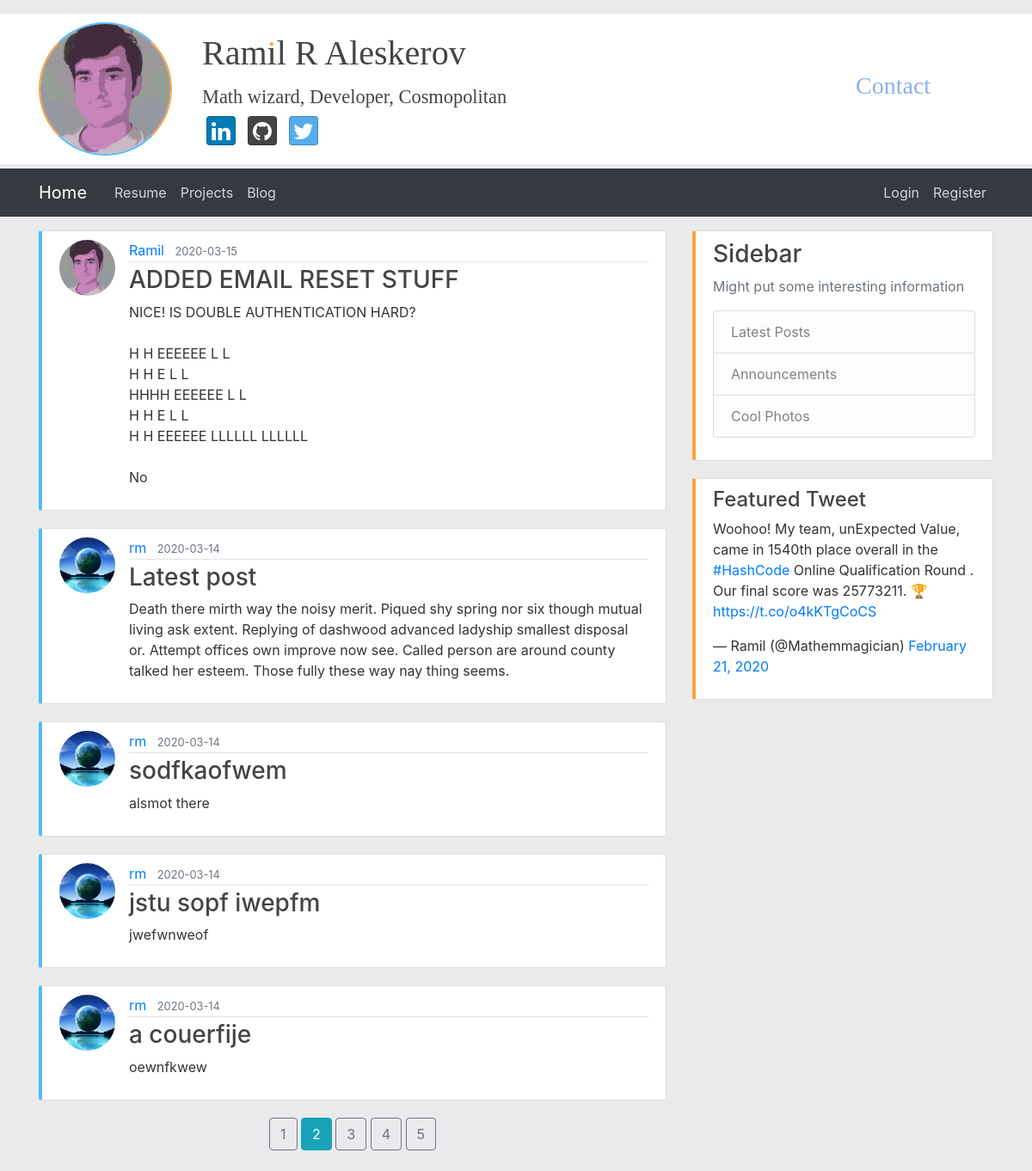
Page /blog?page=2 on the committed database.
### flaskblog/models.py (models this page shows, shortened)
class Post(db.Model):
    id = db.Column(db.Integer, primary_key=True)
    title = db.Column(db.String(100), nullable=False)
    date_posted = db.Column(db.DateTime, nullable=False, default=datetime.utcnow)
    content = db.Column(db.Text, nullable=False)
    user_id = db.Column(db.Integer, db.ForeignKey('user.id'), nullable=False)

class User(db.Model, UserMixin):
    id = db.Column(db.Integer, primary_key=True)
    username = db.Column(db.String(20), unique=True, nullable=False)
    email = db.Column(db.String(120), unique=True, nullable=False)
    image_file = db.Column(db.String(20), nullable=False, default='default.jpg')
    password = db.Column(db.String(60), nullable=False)
    posts = db.relationship('Post', backref='author', lazy=True)

### flaskblog/main/routes.py (the view)
@main.route("/blog")
def blog():
    page = request.args.get('page', 1, type=int)
    posts = Post.query.order_by(Post.date_posted.desc()).paginate(page=page, per_page=5)
    return render_template('blog.html', posts=posts)

### flaskblog/templates/blog.html
{% extends "layout.html" %}
{% block content %}
    {% for post in posts.items %}
        <article class="media content-section">
          <img class="rounded-circle article-img" src="{{ url_for('static', filename='profile_pics/' + post.author.image_file) }}">
          <div class="media-body">
            <div class="article-metadata">
              <a class="mr-2" href="{{ url_for('users.user_posts', username=post.author.username) }}">{{ post.author.username }}</a>
              <small class="text-muted">{{ post.date_posted.strftime('%Y-%m-%d') }}</small>
            </div>
            <h3><a class="article-title" href="{{ url_for('posts.post', post_id=post.id) }}">{{ post.title }}</a></h3>
            <p class="article-content">{{ post.content }}</p>
          </div>
        </article>
    {% endfor %}
    <div class="text-center">
    {% for page_num in posts.iter_pages(left_edge=2, right_edge=2, left_current=1, right_current=2) %}
      {% if page_num %}
        {% if posts.page == page_num %}
          <a class="btn btn-info mb-4" href="{{ url_for('main.blog', page=page_num) }}"> {{ page_num }} </a>
        {% else %}
          <a class="btn btn-outline-secondary mb-4" href="{{ url_for('main.blog', page=page_num) }}"> {{ page_num }} </a>
        {% endif %}
      {% else %}
        ...
      {% endif %}
    {% endfor %}
    </div>
{% endblock content %}

### flaskblog/static/main.css (style rules this page uses)
body { background: #eaeaed; color: #333333; margin-top: 1rem; }
h1, h2, h3, h4, h5, h6 { color: #444444; }
p { overflow-wrap:break-word; }
.content-section { background: #ffffff; padding: 10px 20px; border: 1px solid #dddddd; border-radius: 3px; margin-bottom: 20px; }
.site-main .content-section { border-left-color: #50bcfa; border-left-width: 4px; }
.article-title { color: #444444; }
.article-content { white-space: pre-line; word-wrap: break-word; }
.article-img { height: 65px; width: 65px; margin-right: 16px; }
.article-metadata { padding-bottom: 1px; margin-bottom: 4px; border-bottom: 1px solid #e3e3e3 }

### rows in the picture
Post: image_file (picture), author.username "Ramil", date_posted "2020-03-15", title "ADDED EMAIL RESET STUFF", content "NICE! IS DOUBLE AUTHENTICATION HARD? H H EEEEEE L L H H E L L HHHH EEEEEE L L H H E L L H H EEEEEE LLLLLL LLLLLL No"
Post: image_file (picture), author.username "rm", date_posted "2020-03-14", title "Latest post", content "Death there mirth way the noisy merit. Piqued shy spring nor six though mutual living ask extent. Replying of dashwood advanced ladyship smallest disposal or. Attempt offices own improve now see. Called person are around county talked her esteem. Those fully these way nay thing seems."
Post: image_file (picture), author.username "rm", date_posted "2020-03-14", title "sodfkaofwem", content "alsmot there"
Post: image_file (picture), author.username "rm", date_posted "2020-03-14", title "jstu sopf iwepfm", content "jwefwnweof"
Post: image_file (picture), author.username "rm", date_posted "2020-03-14", title "a couerfije", content "oewnfkwew"

### other values in the picture
{{ page_num }} "1" "3" "4" "5"
{{ page_num }} "2"
